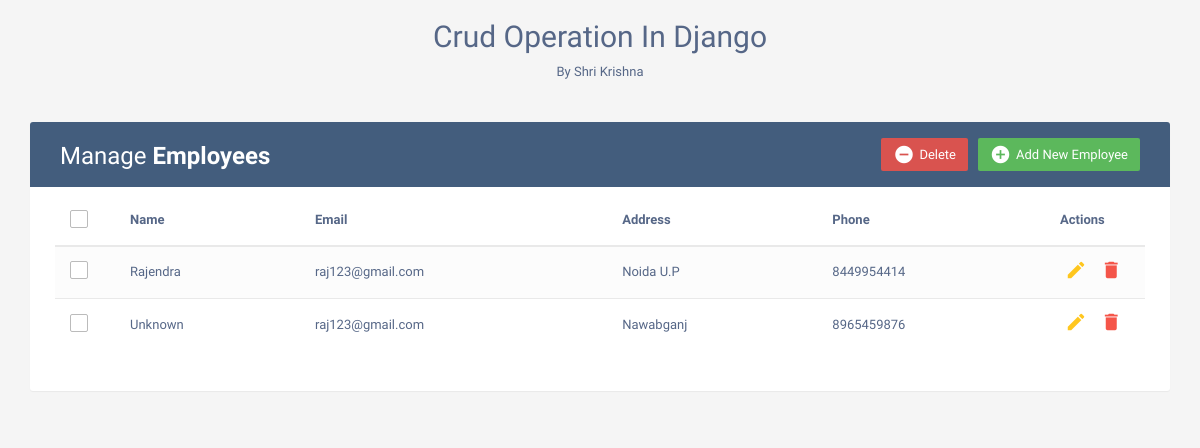
Before: / with the older database file.
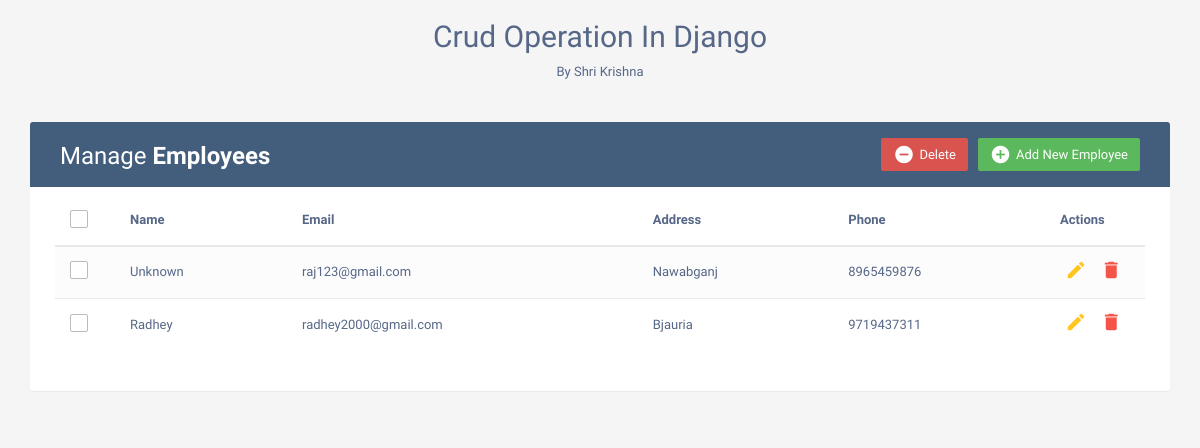
After: the same page with the newer database file.
### myapp/models.py (models this page shows, shortened)
class Employees(models.Model):
    name = models.CharField(max_length=200)
    email = models.EmailField(max_length=200)
    address = models.TextField()
    phone = models.BigIntegerField()

### myapp/views.py (the view)
# urls.py: path("", member, name="home"),
def member(request):
    emp = Employees.objects.all()
    context = {
        'emp':emp,
    }
    return render(request, 'index.html',context)

### myapp/templates/index.html (shortened to what this page needs)
<!DOCTYPE html>
<html lang="en">
<head>
<link rel="stylesheet" href="https://maxcdn.bootstrapcdn.com/font-awesome/4.7.0/css/font-awesome.min.css">
<link rel="stylesheet" href="https://maxcdn.bootstrapcdn.com/bootstrap/3.3.7/css/bootstrap.min.css">
  <body>
	<div class="container">
		<h2 style="text-align:center">Crud Operation In Django</h2>
		<p style="text-align:center">By Shri Krishna </p>
	</div>
    <div class="container">
        <div class="table-wrapper">
            <div class="table-title">
                <div class="row">
                    <div class="col-sm-6">
						<h2>Manage <b>Employees</b></h2>
					</div>
					<div class="col-sm-6">
						<a href="#addEmployeeModal" class="btn btn-success" data-toggle="modal"><i class="material-icons">&#xE147;</i> <span>Add New Employee</span></a>
						<a href="#deleteEmployeeModal" class="btn btn-danger" data-toggle="modal"><i class="material-icons">&#xE15C;</i> <span>Delete</span></a>
					</div>
                </div>
            </div>
            <table class="table table-striped table-hover">
                <thead>
                    <tr>
						<th>
							<span class="custom-checkbox">
								<label for="selectAll"></label>
							</span>
						</th>
                        <th>Name</th>
                        <th>Email</th>
						<th>Address</th>
                        <th>Phone</th>
                        <th>Actions</th>
                    </tr>
                </thead>
                <tbody>
					{% for i in emp %}
                    <tr>
						<td>
							<span class="custom-checkbox">
								<label for="checkbox1"></label>
							</span>
						</td>
                        <td>{{ i.name }}</td>
                        <td>{{ i.email }}</td>
						<td>{{ i.address }}</td>
                        <td>{{ i.phone }}</td>
                        <td>
                            <a href="#editEmployeeModal-{{forloop.counter}}" class="edit" data-toggle="modal"><i class="material-icons" data-toggle="tooltip" title="Edit">&#xE254;</i></a>
                            <a href="#deleteEmployeeModal-{{forloop.counter}}" class="delete" data-toggle="modal"><i class="material-icons" data-toggle="tooltip" title="Delete">&#xE872;</i></a>
                        </td>
                    </tr>
					{% endfor %}
                </tbody>
            </table>
    </div>
</body>
</html>

### myapp/templates/index.html (style rules this page uses)
body { color: #566787; background: #f5f5f5; font-family: 'Varela Round', sans-serif; font-size: 13px; }
.table-wrapper { background: #fff; padding: 20px 25px; margin: 30px 0; border-radius: 3px; box-shadow: 0 1px 1px rgba(0,0,0,.05); }
.table-title { padding-bottom: 15px; background: #435d7d; color: #fff; padding: 16px 30px; margin: -20px -25px 10px; border-radius: 3px 3px 0 0; }
.table-title h2 { margin: 5px 0 0; font-size: 24px; }
.table-title .btn { color: #fff; float: right; font-size: 13px; border: none; min-width: 50px; border-radius: 2px; border: none; outline: none !important; margin-left: 10px; }
.table-title .btn i { float: left; font-size: 21px; margin-right: 5px; }
.table-title .btn span { float: left; margin-top: 2px; }
table.table tr th, table.table tr td { border-color: #e9e9e9; padding: 12px 15px; vertical-align: middle; }
table.table tr th:first-child { width: 60px; }
table.table tr th:last-child { width: 100px; }
table.table-striped tbody tr:nth-of-type(odd) { background-color: #fcfcfc; }
table.table td:last-child i { opacity: 0.9; font-size: 22px; margin: 0 5px; }
table.table td a { font-weight: bold; color: #566787; display: inline-block; text-decoration: none; outline: none !important; }
table.table td a.edit { color: #FFC107; }
table.table td a.delete { color: #F44336; }
table.table td i { font-size: 19px; }
.custom-checkbox { position: relative; }
.custom-checkbox label:before { width: 18px; height: 18px; }
.custom-checkbox label:before { content: ''; margin-right: 10px; display: inline-block; vertical-align: text-top; background: white; border: 1px solid #bbb; border-radius: 2px; box-sizing: border-box; z-index: 2; }

Changed rows visible on the page:
removed Employees: name "Rajendra", email "raj123@gmail.com", address "Noida U.P", phone "8449954414"
added Employees: name "Radhey", email "radhey2000@gmail.com", address "Bjauria", phone "9719437311"
